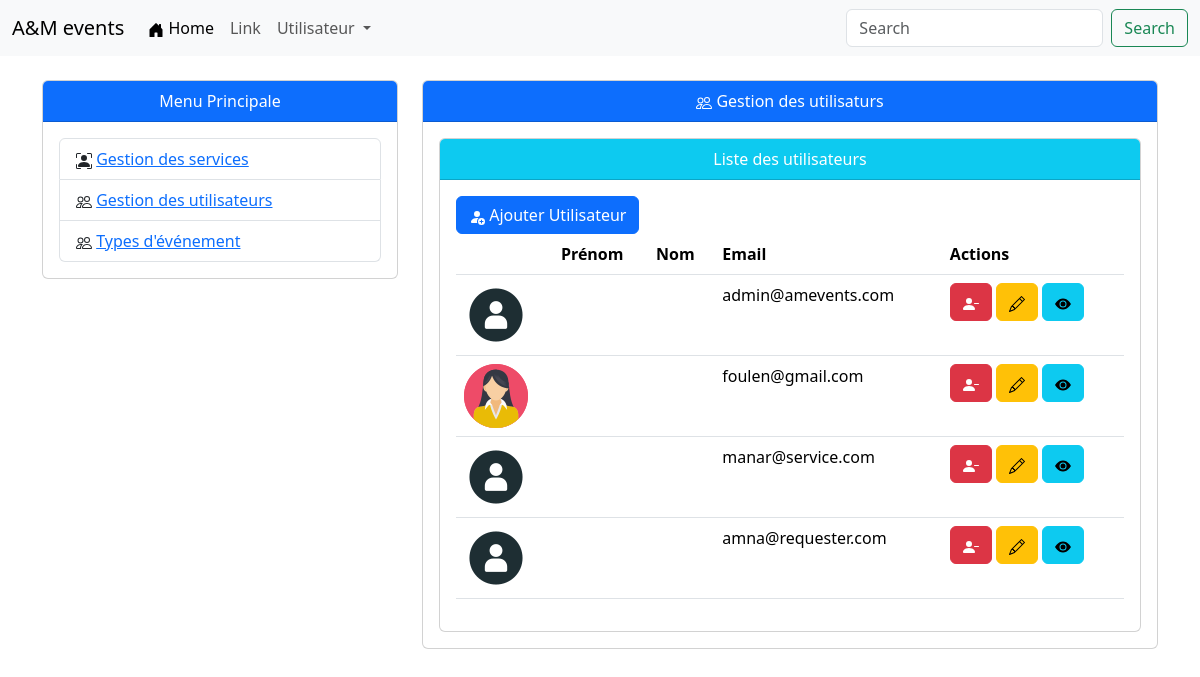
Page /___admin/utilisateurs/liste.php on the committed database.
### tables this page shows
CREATE TABLE `utilisateurs` (
  `id` int(11) NOT NULL,
  `prenom` varchar(20) NOT NULL,
  `nom` varchar(20) NOT NULL,
  `email` varchar(20) NOT NULL,
  `type_utilisateur` enum('role_admin','role_prestataire','role_client','') NOT NULL,
  `mot_de_passe` varchar(255) NOT NULL,
  `telephone` int(11) NOT NULL,
  `adresse` text NOT NULL,
  `avatar` varchar(255) NOT NULL DEFAULT 'default.png',
  `statut` enum('en_verification','bloquer','active','') NOT NULL DEFAULT 'en_verification'
);

### ___admin/utilisateurs/liste.php (the view, shortened to what this page needs)
<?php include_once('../shared/header.php'); ?>
<?php include_once('../shared/navbar.php'); ?>
<div class="container">
    <div class="row mt-4">
        <div class="col-4">
            <div class="card">
                <div class="card-header text-center bg-primary text-white">Menu Principale</div>
                <div class="card-body">
                    <?php
                    include_once('../shared/menu.php');
                    ?>
                </div>
            </div>
        </div>
        <div class="col-8">
            <div class="card">
                <div class="card-header text-center bg-primary text-white"> Gestion des utilisaturs</div>
                <div class="card-body">
                    <div class="row">
                        <div class="col">
                            <div class="card">
                                <div class="card-header  text-center bg-info text-white">Liste des utilisateurs</div>
                                <div class="card-body">
                                    <a href="../utilisateurs/ajouter.php" class="btn btn-primary"> Ajouter Utilisateur</a>
                                    <table class="table table-hover">
                                        <thead>
                                            <tr>
                                                <th></th>
                                                <th>Prénom</th>
                                                <th>Nom</th>
                                                <th>Email</th>
                                                <th>Actions</th>
                                            </tr>
                                        </thead>
                                        <tbody>
                                            <?php
                                            $con = mysqli_connect('localhost', 'root', '', 'db_events');
                                            $select = "SELECT * FROM utilisateurs";
                                            $results = mysqli_query($con, $select);
                                            foreach ($results as $users) {
                                            ?>
                                                <tr>
                                                    <td>
                                                        <img src="../../assets/images/<?= $users['avatar'] ?>" alt="image de profile" />
                                                    </td>
                                                    <td><?= $users['first_name'] ?></td>
                                                    <td><?= $users['last_name'] ?></td>
                                                    <td><?= $users['email'] ?></td>
                                                    <td>
                                                        <a href="../utilisateurs/supprimer.php?id=<?= $users['id'] ?>" class="btn btn-danger"><svg xmlns="http://www.w3.org/2000/svg" width="16" height="16" fill="currentColor" class="bi bi-person-dash-fill" viewBox="0 0 16 16">
                                                                <path fill-rule="evenodd" d="M11 7.5a.5.5 0 0 1 .5-.5h4a.5.5 0 0 1 0 1h-4a.5.5 0 0 1-.5-.5" />
                                                                <path d="M1 14s-1 0-1-1 1-4 6-4 6 3 6 4-1 1-1 1zm5-6a3 3 0 1 0 0-6 3 3 0 0 0 0 6" />
                                                            </svg></a>
                                                        <a href="../utilisateurs/modifier.php?id=<?= $users['id'] ?>" class="btn btn-warning"></a>
                                                        <a href="../utilisateurs/afficher.php?id=<?= $users['id'] ?>" class="btn btn-info"><svg xmlns="http://www.w3.org/2000/svg" width="16" height="16" fill="currentColor" class="bi bi-eye-fill" viewBox="0 0 16 16">
                                                                <path d="M10.5 8a2.5 2.5 0 1 1-5 0 2.5 2.5 0 0 1 5 0" />
                                                                <path d="M0 8s3-5.5 8-5.5S16 8 16 8s-3 5.5-8 5.5S0 8 0 8m8 3.5a3.5 3.5 0 1 0 0-7 3.5 3.5 0 0 0 0 7" />
                                                            </svg></a>
                                                    </td>
                                                </tr>
                                            <?php
                                            }
                                            ?>
                                        </tbody>
                                    </table>
                                </div>
                            </div>
                        </div>
                    </div>
                </div>
            </div>
        </div>
    </div>
</div>
<?php include_once('../shared/footer.php'); ?>

### rows in the picture
utilisateurs: avatar (placeholder picture), email "admin@amevents.com"
utilisateurs: avatar (picture), email "foulen@gmail.com"
utilisateurs: avatar (placeholder picture), email "manar@service.com"
utilisateurs: avatar (placeholder picture), email "amna@requester.com"
